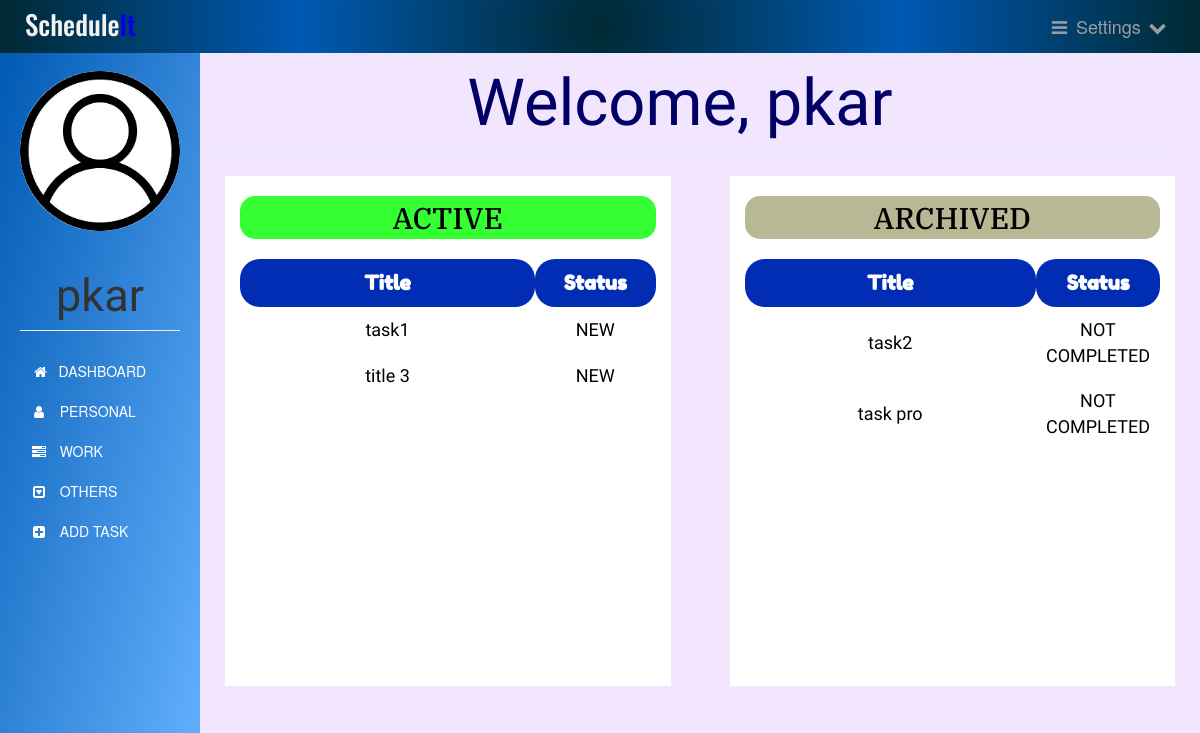
Page /dashboard (signed in) on the earlier database version.
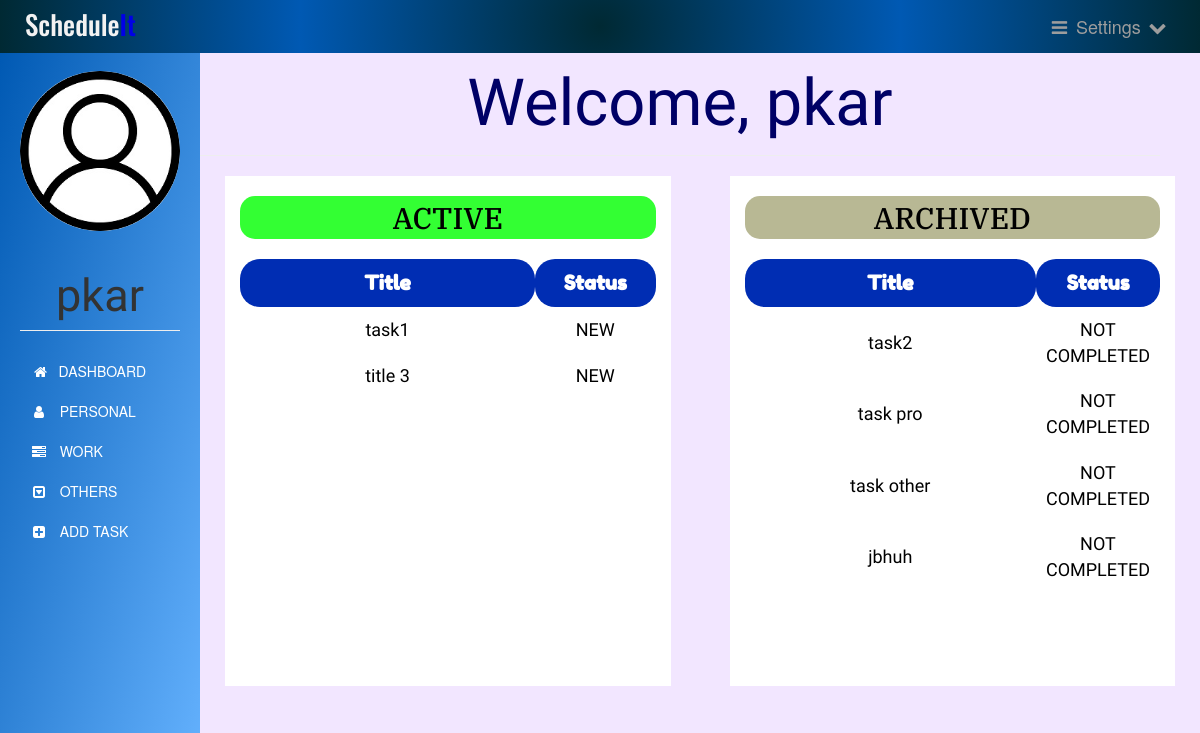
Same page on the later database version.
### app.py (models this page shows)
class Task(db.Model):
    id = db.Column(db.Integer, primary_key=True)
    title = db.Column(db.Text, nullable=False)
    date = db.Column(db.Date, nullable=False)
    content = db.Column(db.Text, nullable=False)
    WorkType = db.Column(db.Text, nullable=False)
    priority = db.Column(db.Text)
    status = db.Column(db.Text, nullable=False, default='NEW')
    user_id = db.Column(db.Integer, db.ForeignKey('user.id'), nullable=False)

### app.py (the view)
@app.route('/dashboard')
@login_required
def dashboard():
    tasks = Task.query.filter_by(user_id=current_user.id)
    return render_template('dashboard.html', tasks= tasks, name=current_user.username, tdate=date.today())

### app.py (called while the page is built)
@login_manager.user_loader
def load_user(user_id):
    return User.query.get(int(user_id))

### templates/dashboard.html (shortened to what the changed rows need)
{% extends "bootstrap/base.html" %}
{% block styles %}
{{super()}}
<link rel="stylesheet" href="{{url_for('.static', filename='dashboard.css')}}">
<link rel="stylesheet" href="https://maxcdn.bootstrapcdn.com/font-awesome/4.7.0/css/font-awesome.min.css">
{% endblock %}
{% block content %}
    <div class="container-fluid">
      <div class="row">
        <nav class=" sidebar">
          <div class="image img-cir img-120">
            <center>
              <h1 class="page-header">{{ name }}</h1>
            </center>
          </div>
        </nav>
        <div class="col-sm-9 col-sm-offset-2 col-md-10 col-md-offset-2 main">
          <center><h1 class="page-header">Welcome, {{ name }}</h1></center>
          <div class="row">
          <div class="col-md-5 col-md-offset-0 content-active">
            <h2>ACTIVE</h2>
            <table>
              <thead>
                <tr>
                  <th class="title">Title</th>
                  <th class="status">Status</th>
                </tr>
              </thead>
              <tbody>
                {% for task in tasks %}
                  {% if (task.status == "NEW" or task.status == "IN PROGRESS") and tdate <= task.date %}
                    <tr>
                      <td class="title">{{task.title}}</td>
                      <td class="status">{{task.status}}</td>
                    </tr>
                  {% endif %}
                {% endfor %}
              </tbody>
            </table>
          </div>
          <div class=" col-md-5 col-md-offset-0 content-archive">
            <h2>ARCHIVED</h2>
            <table>
              <thead>
                <tr>
                  <th class="title">Title</th>
                  <th class="status">Status</th>
                </tr>
              </thead>
              <tbody>
                {% for task in tasks %}
                  {% if (task.status != "NEW" and task.status != "IN PROGRESS") or tdate > task.date %}
                  <tr>
                    <td class="title">{{task.title}}</td>
                    {% if tdate > task.date and (task.status !="CANCELLED" or task.status !="COMPLETED") %}
                      <td class="status">NOT COMPLETED</td>
                    {% else %}
                      <td class="status">{{task.status}}</td>
                    {% endif %}
                  </tr>
                  {% endif %}
                {% endfor %}
              </tbody>
            </table>
          </div>
          </div>
        </div>
      </div>
    </div>
{% endblock %}

Differences in the rows shown:
added Task: title "task other", date "NOT COMPLETED", shown under "ARCHIVED"
added Task: title "jbhuh", date "NOT COMPLETED", shown under "ARCHIVED"
